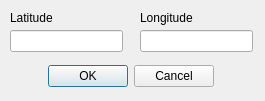
<?xml version="1.0" encoding="UTF-8"?>
<ui version="4.0">
 <class>GeoCoordinateDialog</class>
 <widget class="QDialog" name="GeoCoordinateDialog">
  <property name="windowModality">
   <enum>Qt::ApplicationModal</enum>
  </property>
  <property name="geometry">
   <rect>
    <x>0</x>
    <y>0</y>
    <width>265</width>
    <height>101</height>
   </rect>
  </property>
  <property name="windowTitle">
   <string>GeoCoordinate Entry</string>
  </property>
  <property name="modal">
   <bool>true</bool>
  </property>
  <widget class="QDialogButtonBox" name="buttonBox">
   <property name="geometry">
    <rect>
     <x>10</x>
     <y>60</y>
     <width>241</width>
     <height>32</height>
    </rect>
   </property>
   <property name="orientation">
    <enum>Qt::Horizontal</enum>
   </property>
   <property name="standardButtons">
    <set>QDialogButtonBox::Cancel|QDialogButtonBox::Ok</set>
   </property>
   <property name="centerButtons">
    <bool>true</bool>
   </property>
  </widget>
  <widget class="QLineEdit" name="latitudeLineEdit">
   <property name="geometry">
    <rect>
     <x>10</x>
     <y>30</y>
     <width>113</width>
     <height>22</height>
    </rect>
   </property>
  </widget>
  <widget class="QLineEdit" name="longitudeLineEdit">
   <property name="geometry">
    <rect>
     <x>140</x>
     <y>30</y>
     <width>113</width>
     <height>22</height>
    </rect>
   </property>
  </widget>
  <widget class="QLabel" name="latitudeLabel">
   <property name="geometry">
    <rect>
     <x>10</x>
     <y>10</y>
     <width>91</width>
     <height>16</height>
    </rect>
   </property>
   <property name="text">
    <string>Latitude</string>
   </property>
   <property name="buddy">
    <cstring>latitudeLineEdit</cstring>
   </property>
  </widget>
  <widget class="QLabel" name="longitudeLabel">
   <property name="geometry">
    <rect>
     <x>140</x>
     <y>10</y>
     <width>101</width>
     <height>16</height>
    </rect>
   </property>
   <property name="text">
    <string>Longitude</string>
   </property>
   <property name="buddy">
    <cstring>longitudeLineEdit</cstring>
   </property>
  </widget>
 </widget>
 <tabstops>
  <tabstop>latitudeLineEdit</tabstop>
  <tabstop>longitudeLineEdit</tabstop>
  <tabstop>buttonBox</tabstop>
 </tabstops>
 <resources/>
 <connections>
  <connection>
   <sender>buttonBox</sender>
   <signal>accepted()</signal>
   <receiver>GeoCoordinateDialog</receiver>
   <slot>accept()</slot>
   <hints>
    <hint type="sourcelabel">
     <x>248</x>
     <y>254</y>
    </hint>
    <hint type="destinationlabel">
     <x>157</x>
     <y>274</y>
    </hint>
   </hints>
  </connection>
  <connection>
   <sender>buttonBox</sender>
   <signal>rejected()</signal>
   <receiver>GeoCoordinateDialog</receiver>
   <slot>reject()</slot>
   <hints>
    <hint type="sourcelabel">
     <x>316</x>
     <y>260</y>
    </hint>
    <hint type="destinationlabel">
     <x>286</x>
     <y>274</y>
    </hint>
   </hints>
  </connection>
 </connections>
</ui>
